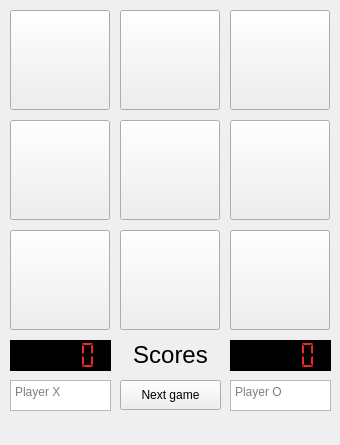
<?xml version="1.0" encoding="UTF-8"?>
<ui version="4.0">
 <class>TicTacToe</class>
 <widget class="QMainWindow" name="TicTacToe">
  <property name="geometry">
   <rect>
    <x>0</x>
    <y>0</y>
    <width>340</width>
    <height>445</height>
   </rect>
  </property>
  <property name="windowTitle">
   <string>TicTacToe</string>
  </property>
  <property name="unifiedTitleAndToolBarOnMac">
   <bool>false</bool>
  </property>
  <widget class="QWidget" name="centralwidget">
   <widget class="QPushButton" name="pushButton00">
    <property name="geometry">
     <rect>
      <x>10</x>
      <y>10</y>
      <width>100</width>
      <height>100</height>
     </rect>
    </property>
    <property name="styleSheet">
     <string notr="true">font: 42pt &quot;Ubuntu&quot;;</string>
    </property>
    <property name="text">
     <string/>
    </property>
   </widget>
   <widget class="QPushButton" name="pushButton01">
    <property name="geometry">
     <rect>
      <x>120</x>
      <y>10</y>
      <width>100</width>
      <height>100</height>
     </rect>
    </property>
    <property name="styleSheet">
     <string notr="true">font: 42pt &quot;Ubuntu&quot;;</string>
    </property>
    <property name="text">
     <string/>
    </property>
   </widget>
   <widget class="QPushButton" name="pushButton02">
    <property name="geometry">
     <rect>
      <x>230</x>
      <y>10</y>
      <width>100</width>
      <height>100</height>
     </rect>
    </property>
    <property name="styleSheet">
     <string notr="true">font: 42pt &quot;Ubuntu&quot;;</string>
    </property>
    <property name="text">
     <string/>
    </property>
   </widget>
   <widget class="QPushButton" name="pushButton12">
    <property name="geometry">
     <rect>
      <x>230</x>
      <y>120</y>
      <width>100</width>
      <height>100</height>
     </rect>
    </property>
    <property name="styleSheet">
     <string notr="true">font: 42pt &quot;Ubuntu&quot;;</string>
    </property>
    <property name="text">
     <string/>
    </property>
   </widget>
   <widget class="QPushButton" name="pushButton10">
    <property name="geometry">
     <rect>
      <x>10</x>
      <y>120</y>
      <width>100</width>
      <height>100</height>
     </rect>
    </property>
    <property name="styleSheet">
     <string notr="true">font: 42pt &quot;Ubuntu&quot;;</string>
    </property>
    <property name="text">
     <string/>
    </property>
   </widget>
   <widget class="QPushButton" name="pushButton11">
    <property name="geometry">
     <rect>
      <x>120</x>
      <y>120</y>
      <width>100</width>
      <height>100</height>
     </rect>
    </property>
    <property name="styleSheet">
     <string notr="true">font: 42pt &quot;Ubuntu&quot;;</string>
    </property>
    <property name="text">
     <string/>
    </property>
   </widget>
   <widget class="QPushButton" name="pushButton22">
    <property name="geometry">
     <rect>
      <x>230</x>
      <y>230</y>
      <width>100</width>
      <height>100</height>
     </rect>
    </property>
    <property name="styleSheet">
     <string notr="true">font: 42pt &quot;Ubuntu&quot;;</string>
    </property>
    <property name="text">
     <string/>
    </property>
   </widget>
   <widget class="QPushButton" name="pushButton20">
    <property name="geometry">
     <rect>
      <x>10</x>
      <y>230</y>
      <width>100</width>
      <height>100</height>
     </rect>
    </property>
    <property name="styleSheet">
     <string notr="true">font: 42pt &quot;Ubuntu&quot;;</string>
    </property>
    <property name="text">
     <string/>
    </property>
   </widget>
   <widget class="QPushButton" name="pushButton21">
    <property name="geometry">
     <rect>
      <x>120</x>
      <y>230</y>
      <width>100</width>
      <height>100</height>
     </rect>
    </property>
    <property name="styleSheet">
     <string notr="true">font: 42pt &quot;Ubuntu&quot;;</string>
    </property>
    <property name="text">
     <string/>
    </property>
   </widget>
   <widget class="QLCDNumber" name="lcdNumberP1">
    <property name="geometry">
     <rect>
      <x>10</x>
      <y>340</y>
      <width>101</width>
      <height>31</height>
     </rect>
    </property>
    <property name="styleSheet">
     <string notr="true">color: rgb(239, 41, 41);
background-color: rgb(0, 0, 0);</string>
    </property>
    <property name="segmentStyle">
     <enum>QLCDNumber::Flat</enum>
    </property>
   </widget>
   <widget class="QLabel" name="turnIndicator">
    <property name="geometry">
     <rect>
      <x>120</x>
      <y>340</y>
      <width>101</width>
      <height>31</height>
     </rect>
    </property>
    <property name="text">
     <string>&lt;html&gt;&lt;head/&gt;&lt;body&gt;&lt;p align=&quot;center&quot;&gt;&lt;span style=&quot; font-size:18pt;&quot;&gt;Scores&lt;/span&gt;&lt;/p&gt;&lt;/body&gt;&lt;/html&gt;</string>
    </property>
   </widget>
   <widget class="QTextEdit" name="textEditP1">
    <property name="geometry">
     <rect>
      <x>10</x>
      <y>380</y>
      <width>101</width>
      <height>31</height>
     </rect>
    </property>
    <property name="styleSheet">
     <string notr="true"/>
    </property>
    <property name="inputMethodHints">
     <set>Qt::ImhNone</set>
    </property>
    <property name="frameShape">
     <enum>QFrame::StyledPanel</enum>
    </property>
    <property name="frameShadow">
     <enum>QFrame::Plain</enum>
    </property>
    <property name="tabChangesFocus">
     <bool>true</bool>
    </property>
    <property name="html">
     <string>&lt;!DOCTYPE HTML PUBLIC &quot;-//W3C//DTD HTML 4.0//EN&quot; &quot;http://www.w3.org/TR/REC-html40/strict.dtd&quot;&gt;
&lt;html&gt;&lt;head&gt;&lt;meta name=&quot;qrichtext&quot; content=&quot;1&quot; /&gt;&lt;style type=&quot;text/css&quot;&gt;
p, li { white-space: pre-wrap; }
&lt;/style&gt;&lt;/head&gt;&lt;body style=&quot; font-family:'Ubuntu'; font-size:11pt; font-weight:400; font-style:normal;&quot;&gt;
&lt;p align=&quot;center&quot; style=&quot;-qt-paragraph-type:empty; margin-top:0px; margin-bottom:0px; margin-left:0px; margin-right:0px; -qt-block-indent:0; text-indent:0px; font-family:'Ubuntu';&quot;&gt;&lt;br /&gt;&lt;/p&gt;&lt;/body&gt;&lt;/html&gt;</string>
    </property>
    <property name="placeholderText">
     <string>Player X</string>
    </property>
   </widget>
   <widget class="QTextEdit" name="textEditP2">
    <property name="geometry">
     <rect>
      <x>230</x>
      <y>380</y>
      <width>101</width>
      <height>31</height>
     </rect>
    </property>
    <property name="styleSheet">
     <string notr="true"/>
    </property>
    <property name="inputMethodHints">
     <set>Qt::ImhNone</set>
    </property>
    <property name="frameShape">
     <enum>QFrame::StyledPanel</enum>
    </property>
    <property name="frameShadow">
     <enum>QFrame::Plain</enum>
    </property>
    <property name="tabChangesFocus">
     <bool>true</bool>
    </property>
    <property name="html">
     <string>&lt;!DOCTYPE HTML PUBLIC &quot;-//W3C//DTD HTML 4.0//EN&quot; &quot;http://www.w3.org/TR/REC-html40/strict.dtd&quot;&gt;
&lt;html&gt;&lt;head&gt;&lt;meta name=&quot;qrichtext&quot; content=&quot;1&quot; /&gt;&lt;style type=&quot;text/css&quot;&gt;
p, li { white-space: pre-wrap; }
&lt;/style&gt;&lt;/head&gt;&lt;body style=&quot; font-family:'Ubuntu'; font-size:11pt; font-weight:400; font-style:normal;&quot;&gt;
&lt;p align=&quot;center&quot; style=&quot;-qt-paragraph-type:empty; margin-top:0px; margin-bottom:0px; margin-left:0px; margin-right:0px; -qt-block-indent:0; text-indent:0px; font-family:'Ubuntu';&quot;&gt;&lt;br /&gt;&lt;/p&gt;&lt;/body&gt;&lt;/html&gt;</string>
    </property>
    <property name="placeholderText">
     <string>Player O</string>
    </property>
   </widget>
   <widget class="QPushButton" name="pushButtonNG">
    <property name="geometry">
     <rect>
      <x>120</x>
      <y>380</y>
      <width>101</width>
      <height>30</height>
     </rect>
    </property>
    <property name="text">
     <string>Next game</string>
    </property>
   </widget>
   <widget class="QLCDNumber" name="lcdNumberP2">
    <property name="geometry">
     <rect>
      <x>230</x>
      <y>340</y>
      <width>101</width>
      <height>31</height>
     </rect>
    </property>
    <property name="styleSheet">
     <string notr="true">color: rgb(239, 41, 41);
background-color: rgb(0, 0, 0);</string>
    </property>
    <property name="segmentStyle">
     <enum>QLCDNumber::Flat</enum>
    </property>
   </widget>
  </widget>
  <widget class="QMenuBar" name="menubar">
   <property name="geometry">
    <rect>
     <x>0</x>
     <y>0</y>
     <width>340</width>
     <height>26</height>
    </rect>
   </property>
  </widget>
  <action name="actionNewGame">
   <property name="checkable">
    <bool>false</bool>
   </property>
   <property name="enabled">
    <bool>true</bool>
   </property>
   <property name="text">
    <string>New Game</string>
   </property>
  </action>
 </widget>
 <resources/>
 <connections/>
</ui>
